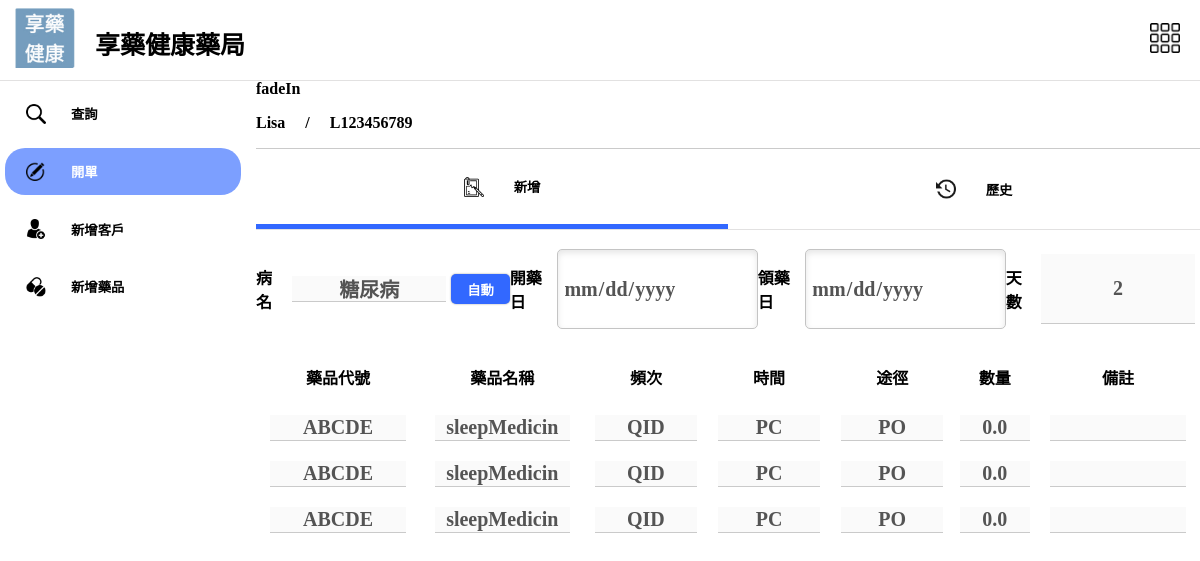
/post/1/, run on an earlier commit of the app's database.
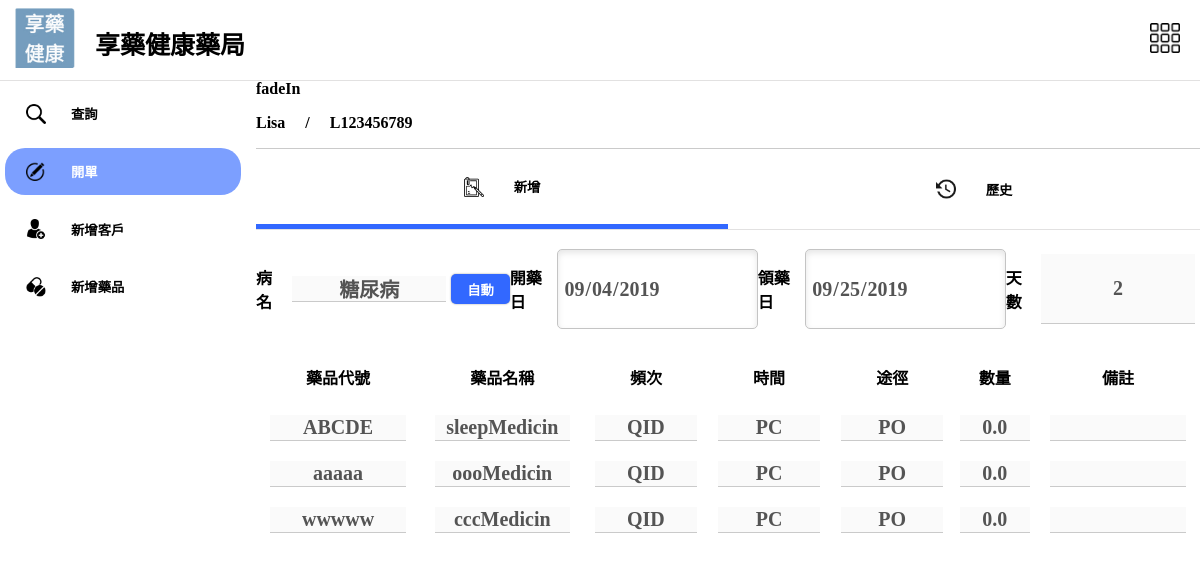
And on a later commit of the database.
### mediApp/models.py (models this page shows, shortened)
class Post(models.Model):
    PatientID = models.ForeignKey(
        "Patient", on_delete=models.CASCADE, null=True)
    symptom = models.CharField(max_length=100)
    Days = models.IntegerField()
    CreateDate = models.CharField(max_length=15)
    TakeMedDate = models.CharField(max_length=15)
    AvaTimes = models.IntegerField()
    Times = models.IntegerField()
    Division = models.CharField(max_length=30, null=True)
    HosDate = models.DateTimeField(null=True)
    Status = models.CharField(max_length=100, default='submit')
    class Meta:
        db_table = "post"

class Medicine(models.Model):
    PostID = models.ForeignKey("Post", to_field='id', on_delete=models.CASCADE)
    DrugCode = models.CharField(max_length=30)
    medName = models.CharField(max_length=100)
    Frequency = models.CharField(max_length=30)
    UseTiming = models.CharField(max_length=30)
    Way = models.CharField(max_length=30)
    Quantity = models.FloatField(default=0)
    PerCost = models.FloatField(default=0, null=True)
    TotalCost = models.FloatField(default=0, null=True)
    SideE = models.CharField(max_length=150, null=True)
    Description = models.CharField(max_length=100)
    timePD = models.IntegerField(null=True)
    intervalD = models.IntegerField(null=True)
    Alhour = models.IntegerField(null=True)
    Alminute = models.IntegerField(null=True)
    class Meta:
        db_table = "medicine"

class Patient(models.Model):
    cardID = models.CharField(max_length=100)
    Name = models.CharField(max_length=20)
    Birth = models.CharField(max_length=15, blank=True, null=True)
    Sex = models.CharField(max_length=5, blank=True, null=True)
    Telephone = models.CharField(max_length=15, blank=True, null=True)
    Celephone = models.CharField(max_length=15, blank=True, null=True)
    Address = models.CharField(max_length=100, blank=True, null=True)
    Mail = models.CharField(max_length=50, blank=True, null=True)
    class Meta:
        verbose_name = 'Patient Profile'

### mediApp/views.py (the view)
# urls.py: url(r'^post/(?P<pk>\d+)/$', post, name="post"),
def post(request, pk):
    post = Post.objects.select_related('PatientID').get(id=pk)
    medi_list = Medicine.objects.filter(PostID=pk)
    return render(request, 'oldPost.html', {
        "post": post,
        "medi_list": medi_list,
    })

### templates/oldpost.html (shortened to what the changed rows need)
{% extends 'base.html' %}{% load static %}
{% block modePG %}
<div class="bdShadow width100 inline vcenter downLine" id="infoRow">
    <p>{{post.PatientID.Name}}</p>
    <p>/</p>
    <p id="patientID">{{post.PatientID.cardID}}</p>
</div>
{% endblock %}
{% block rightPG %}
<div class="width100" id="modeWindow">
    <div id="mode1">
        <div class="moderow">
            <div class="space_around inline width100 modeRowChild">
                <div class="hcenter inline vcenter">
                    <p>病名</p>
                    <input class="newInput tcenter downLine" id="tags" type="text" name="" value={{post.symptom}}
                        disabled>
                    <button class="enterBtn inline vcenter hcenter blueShadow" id="sickBtn" onclick="findDrug()">自動
                    </button>
                </div>
                <div class="hcenter inline">
                    <p>開藥日</p>
                    <input class="Inputdate" type="date" value="{{post.CreateDate}}" disabled>
                </div>
                <div class="hcenter inline">
                    <p>領藥日</p>
                    <input class="Inputdate" type="date" value="{{post.TakeMedDate}}" disabled>
                </div>
                <div class="hcenter inline">
                    <p>天數</p>
                    <input class="newInput tcenter downLine" id="day" type="text" name="" value="{{post.Days}}"
                        disabled>
                </div>
            </div>
            <div class="space_around width100" id="addInput">
                {% for medi in medi_list %}
                <div class="inline width100 newInputRow medi-inputDiv">
                    <div class="newCol1 tcenter">
                        <input class="tcenter downLine drugs newInput2 medi-input" id="" type="text" name=""
                            value={{medi.DrugCode}} disabled>
                    </div>
                    <div class="newCol1 tcenter">
                        <input class="tcenter downLine drugs newInput2 medi-input" id="" type="text" name=""
                            value={{medi.medName}} disabled>
                    </div>
                    <div class="newCol2 hcenter">
                        <input class="tcenter downLine drugs newInput2 medi-input" id="" type="text" name=""
                            value={{medi.Frequency}} disabled>
                    </div>
                    <div class="newCol3 hcenter">
                        <input class="tcenter downLine drugs newInput2 medi-input" id="" type="text" name=""
                            value={{medi.UseTiming}} disabled>
                    </div>
                    <div class="newCol3 hcenter">
                        <input class="tcenter downLine drugs newInput2 medi-input" id="" type="text" name=""
                            value={{medi.Way}} disabled>
                    </div>
                    <div class="newCol4 tcenter">
                        <input class="tcenter downLine newInput2 medi-input" id="" type="text" name=""
                            value="{{medi.Quantity}}" disabled>
                    </div>
                    <div class=" newCol5 tcenter">
                        <input class="downLine newInput2 medi-input" id="" type="text" name=""
                            value="{{medi.Description}}" disabled>
                    </div>
                </div>
                {% endfor %}
            </div>
        </div>
    </div>
</div>
{% endblock %}

What changed in the data, as far as the page shows it:
changed Post "糖尿病": CreateDate (not shown) → "09/04/2019"; TakeMedDate (not shown) → "09/25/2019"
changed Medicine: DrugCode "ABCDE" → "aaaaa"; medName "sleepMedicin" → "oooMedicin"
changed Medicine: DrugCode "ABCDE" → "wwwww"; medName "sleepMedicin" → "cccMedicin"
